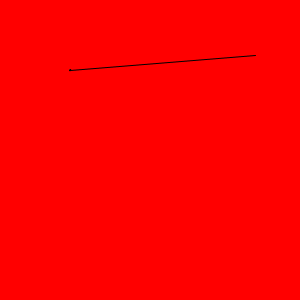
Frame 1 (no input)
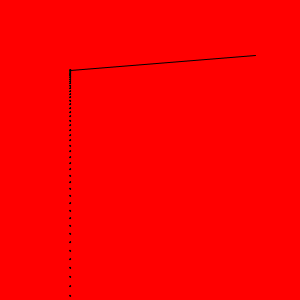
Frame 60 (the mouse pressed at the canvas centre just before this capture)
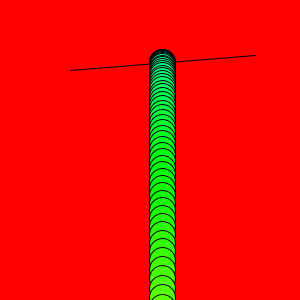
Frame 120 (the mouse held since frame 60 and released just before this capture)

The Processing sketch that drew these frames (run headless with seeded random() and noise(); from frame 60 on, the mouse is pressed at the canvas centre):

// Processing sketch: LineAndBall_009a
// ── LineAndBall_009a.pde
class Drop {
  float x, y, r;
  color c;
  float vy;
  Drop(float x, float y, float r, color c) {
    this.x = x;
    this.y = y;
    this.r = r;
    this.c = c;
    vy = 0;
  }
  void update() {
    y += vy;
    vy += 0.2;
  }
  void draw() {
    fill(c);
    ellipse(x, y, r, r);
  }
}

ArrayList<Drop> drops;

float xh = 70;
float yh = 70;
float xo = 255;
float yo = 55;
int hue = 0;

void setup() {
  size(300, 300);
  drops = new ArrayList<Drop>();
  colorMode(HSB);
}

void draw() {
  background(0, 255, 255);
  line(xh, yh, xo, yo);
  float a = map(mouseX, 0, width, 0, 1);
  float r = map(mouseY, 0, height, 1, 50);
  float xf = xh + a*(xo - xh);
  float yf = yh + a*(yo - yh);
  ellipse(xf, yf, r, r);
  
  Drop drop = new Drop(xf, yf, r, color(hue, 255, 255));
  drops.add(drop);
  hue = (hue + 1) % 256;
  int n = drops.size();
  for (int i = n-1; 0 <= i; i--) {
    Drop d = drops.get(i);
    d.update();
    d.draw();
    if (height < d.y) {
      drops.remove(i);
    }
  }
}
